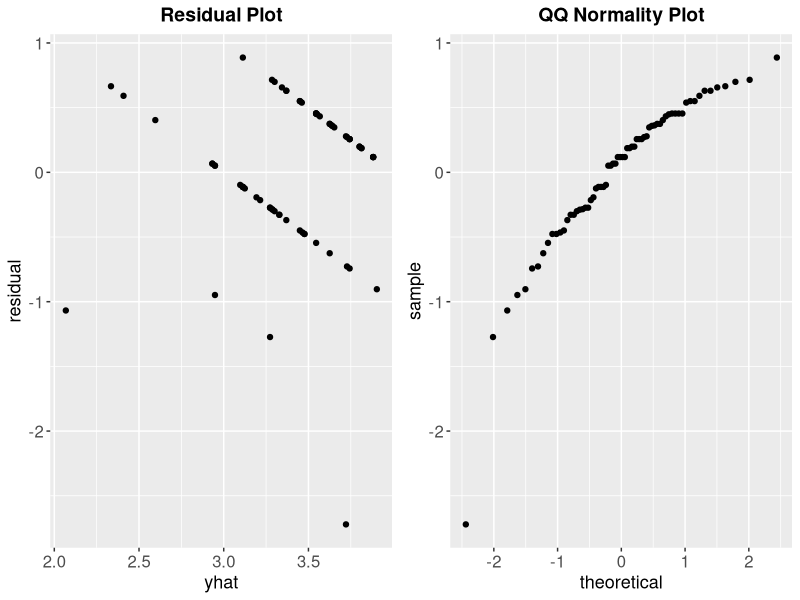
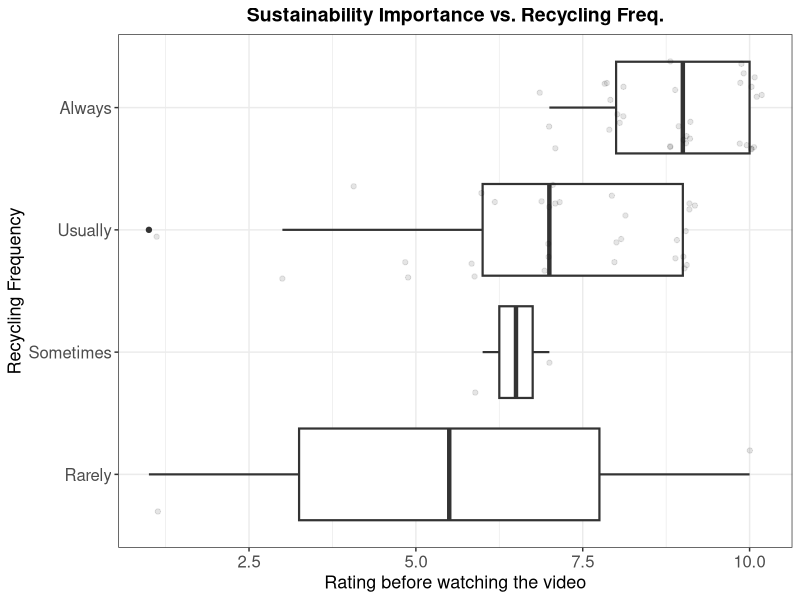

Here is the R script that generated these plots, in order: (Note: this script raises an error after producing the figures.)
## ---- chunk 1
knitr::opts_chunk$set(echo = TRUE)
knitr::opts_chunk$set(fig.path = "images_report/")
library(tidyverse)
library(gridExtra)
library(MASS)
## ---- chunk 2
# load data
tidy_data <- read.csv("../data/tidy_data.csv")

# factor relevel
tidy_data$recycling_freq <- tidy_data$recycling_freq %>% fct_relevel("Rarely","Sometimes","Usually","Always")
tidy_data$background <- tidy_data$background %>% fct_relevel("Yes","No")
tidy_data$watch <- tidy_data$watch %>% fct_relevel("Have watched","Will pass")
## ---- chunk 3
# Creating summary table
#summary(tidy_data)
## ---- chunk 4
#simple_model = lm(data=tidy_data, recycling_freq ~ self_rating_before)
#age_confounder = lm(data=tidy_data, recycling_freq ~ self_rating_before + age)
#background_confounder = lm(data=tidy_data, recycling_freq ~ self_rating_before + background)
#interaction_effects = lm(data=tidy_data, recycling_freq ~ self_rating_before + background*age)

#summary(simple_model)
## ---- chunk 5
lm_test <- lm(recycling_freq %>% as.numeric() ~ self_rating_before + background + age, data = tidy_data)

lm_data <- tidy_data %>% 
  mutate(recycling_freq_num = as.numeric(recycling_freq),
         lm_fitted = lm_test %>% fitted(),
         lm_resid = lm_test %>% resid())

resid_plot <- lm_data %>% 
  ggplot(aes(x= lm_fitted, y = lm_resid)) +
  geom_point() +
  labs(x="yhat", y="residual",title="Residual Plot") +
  theme(plot.title = element_text(size = 14, face = "bold", hjust = 0.5),
        axis.text = element_text(size = 12),
        axis.title = element_text(size = 13))

qq_norm <- lm_data %>% 
  ggplot(aes(sample= lm_resid)) +
  stat_qq() +
  labs(title="QQ Normality Plot") +
  theme(plot.title = element_text(size = 14, face = "bold", hjust = 0.5),
        axis.text = element_text(size = 12),
        axis.title = element_text(size = 13))

grid.arrange(resid_plot,qq_norm,nrow=1)
## ---- chunk 6
# Visualization of relationship between recycling freq. and self rating before watching the video
tidy_data %>%
  ggplot(aes(x = recycling_freq, y = self_rating_before)) +
  geom_boxplot(size = .75) +
  geom_jitter(alpha = .1, height = .2) +
  theme(axis.text.x = element_text(angle = 45, hjust = 1, vjust = 1)) +
  coord_flip() +
  theme_bw() +
  labs(y = "Rating before watching the video", x = "Recycling Frequency") +
  ggtitle("Sustainability Importance vs. Recycling Freq.") +
  theme(plot.title = element_text(size = 14, face = "bold", hjust = 0.5),
        axis.text = element_text(size = 12),
        axis.title = element_text(size = 13))
## ---- chunk 7
# Fit a OLR model without interaction
olr_model <- polr(recycling_freq ~ self_rating_before + background + age, data = tidy_data)

tidy_data <- tidy_data %>%
  cbind(., olr_model_prob = predict(olr_model, ., type = "probs")) %>% #estimated probability
  cbind(., olr_model_decision = predict(olr_model))                   #estimated result according to the probabilities
## ---- chunk 8
gf <- table(tidy_data$recycling_freq, tidy_data$olr_model_decision)
accuracy <- (gf[1] + gf[6] + gf[11] + gf[16]) / 68 # 68 observations

print(paste("AIC = ", AIC(olr_model))) 
print(paste("Log likelihood = ", logLik(olr_model))) 
print(paste("Overall accuracy = ", accuracy)) # The larger the better
## ---- chunk 9
# Get the coefficients
coef(summary(olr_model))
